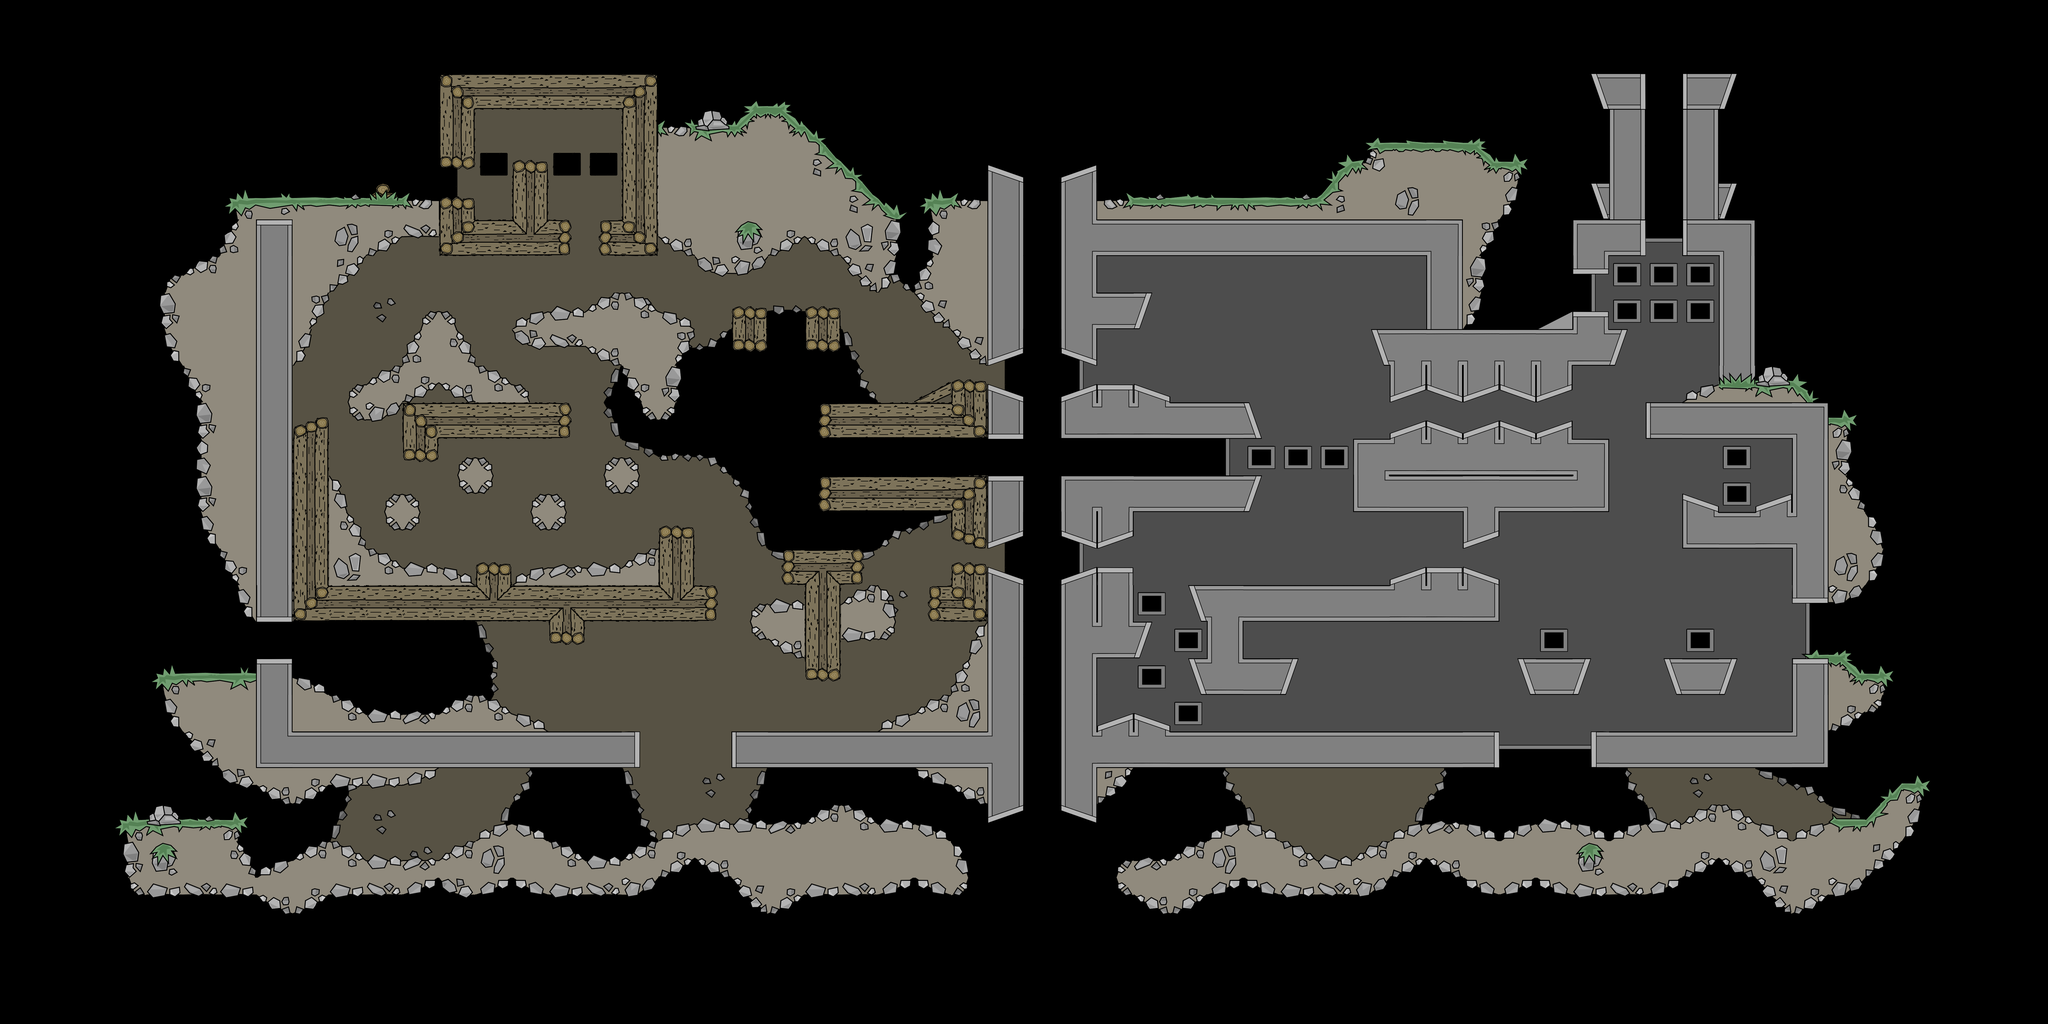

Rendered tile map (Tiled .tmx) drawn with the repository's tilesets; below, a short description and the map source with its tile grids summarised:
An orthogonal 56x28 tile map with 128x128 px tiles, 2 tile layers (tilebg, tile) and 29 objects (2x wp_p_09, sp_p_06, wp_p_05, sp_p_05, sp_p_00, ...).

<map version="1.0" orientation="orthogonal" width="56" height="28" tilewidth="128" tileheight="128">
<tileset firstgid="1" source="t64_new.tsx" />
 <layer name="tilebg" width="56" height="28">
  <data>[1568 cells, 608 non-empty, 36 distinct tile ids]</data>
 </layer>
 <layer name="tile" width="56" height="28">
  <data>[1568 cells, 613 non-empty, 108 distinct tile ids]</data>
 </layer>
<objectgroup name="objects" width="56" height="28">
  <object name="sp_p_06" x="3040" y="812" />
  <object name="wp_p_05" x="1438" y="506">
   <properties>
    <property name="weapon" value="mp5,proxynade,magnum,machete,phasr,gasnade" />
   </properties>
  </object>
  <object name="sp_p_05" x="1058" y="1462" />
  <object name="sp_p_00" x="2018" y="800" />
  <object name="sp_p_01" x="2712" y="1340" />
  <object name="sp_p_02" x="2502" y="210" />
  <object name="sp_p_03" x="1664" y="298" />
  <object name="wp_p_03" x="1964" y="478">
   <properties>
    <property name="weapon" value="m16,proxynade,shotgun,riot,phasr,gasnade" />
   </properties>
  </object>
  <object name="sp_p_04" x="1398" y="870" />
  <object name="wp_p_00" x="552" y="692">
   <properties>
    <property name="weapon" value="fragnade,proxynade,mp5,gasnade" />
   </properties>
  </object>
  <object name="wp_p_02" x="1510" y="1238">
   <properties>
    <property name="weapon" value="mp5,fragnade,emp,riot,m14" />
   </properties>
  </object>
  <object name="wp_p_04" x="1342" y="148">
   <properties>
    <property name="weapon" value="m16,ak47,smaw,m93ba" />
   </properties>
  </object>
  <object name="wp_p_01" x="1024" y="948">
   <properties>
    <property name="weapon" value="ak47,healthpack,shotgun" />
   </properties>
  </object>
  <object name="sp_p_07" x="566" y="308" />
  <object name="wp_p_06" x="2718" y="1118">
   <properties>
    <property name="weapon" value="ak47,m16" />
   </properties>
  </object>
  <object name="wp_p_07" x="3138" y="1420">
   <properties>
    <property name="weapon" value="shotgun,m14" />
   </properties>
  </object>
  <object name="wp_p_08" x="2334" y="1462">
   <properties>
    <property name="weapon" value="mp5,m93ba,smaw" />
   </properties>
  </object>
  <object name="wp_p_09" x="2656" y="554">
   <properties>
    <property name="weapon" value="magnum,fragnade,proxynade,gasnade" />
   </properties>
  </object>
  <object name="wp_p_09" x="322" y="1400">
   <properties>
    <property name="weapon" value="smaw,m93ba,m16,m14" />
   </properties>
  </object>
  <object name="wp_p_10" x="3042" y="865">
   <properties>
    <property name="weapon" value="healthpack,boosttank,machete,riot" />
   </properties>
  </object>
  <object name="wp_p_11" x="1953" y="1227">
   <properties>
    <property name="weapon" value="flame,machete,m14,emp" />
   </properties>
  </object>
  <object name="fp_b_1" x="668" y="1246">
   <properties>
    <property name="sprite" value="flagStationBlue" />
   </properties>
  </object>
  <object name="fp_1" x="668" y="1188" />
  <object name="fp_b_2" x="3084" y="1275">
   <properties>
    <property name="sprite" value="flagStationOrange" />
   </properties>
  </object>
  <object name="fp_2" x="3083" y="1216" />
  <object name="ctf_sp_1" x="676" y="60" />
  <object name="ctf_sp_2" x="2708" y="70" />
  <object name="ctf_wp_1" x="1334" y="1236">
   <properties>
    <property name="weapon" value="flame" />
   </properties>
  </object>
  <object name="ctf_wp_2" x="2320" y="1234">
   <properties>
    <property name="weapon" value="flame" />
   </properties>
  </object>
 </objectgroup>
</map>
